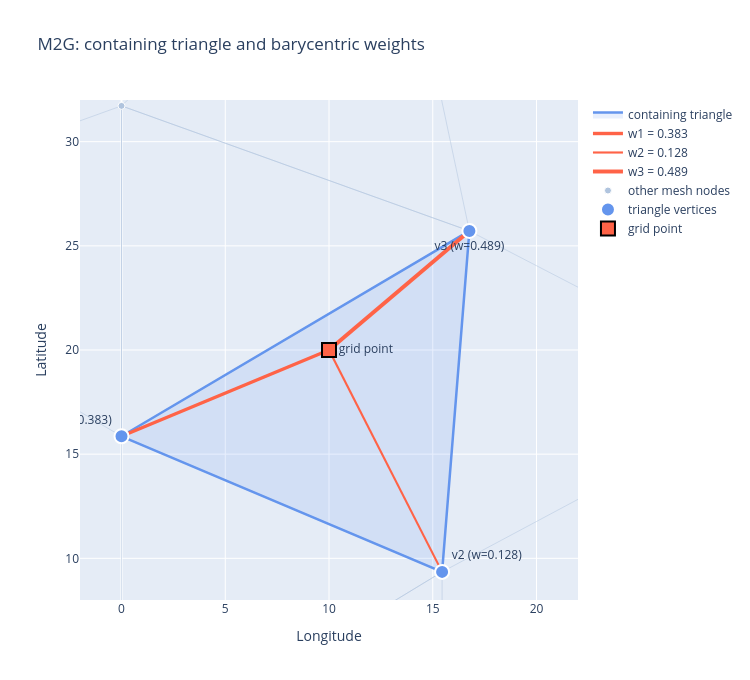

Notebook cell for this chart:
### Markdown cell above
### 5. Mesh-to-grid connectivity (M2G) - containing triangle and barycentric weights

For M2G, each grid point is connected to the **3 vertices of its containing mesh triangle**.
The edge weights are the barycentric coordinates of the grid point with respect to that triangle -
they are non-negative, sum to 1, and encode a linear interpolation from mesh to grid.

The plot below shows a single grid point, its containing triangle (blue), and the three weighted
edges (thicker = larger weight).

### Code cell
vertices, faces = generate_icosahedral_mesh(refinement_level=REFINEMENT)
lat_lon_mesh = cartesian_to_lat_lon(vertices)
lat_m, lon_m = lat_lon_mesh[:, 0], lat_lon_mesh[:, 1]

target_lat, target_lon = 20.0, 10.0
target_xyz = lat_lon_to_cartesian(np.array([target_lat]), np.array([target_lon]))

# Find the containing triangle via nearest face centroids
face_centroids = vertices[faces].mean(axis=1)
face_centroids /= np.linalg.norm(face_centroids, axis=1, keepdims=True)
tree = cKDTree(face_centroids)

_, near = tree.query(target_xyz, k=8)
containing_face, bary = None, None
for fi in near[0]:
    v1, v2, v3 = faces[fi]
    w = barycentric_coordinates(target_xyz[0], vertices[v1], vertices[v2], vertices[v3])
    if w is not None and w.min() >= -1e-6:
        containing_face, bary = fi, w / w.sum()
        break

if containing_face is None:  # fallback: closest centroid
    containing_face = near[0][0]
    v1, v2, v3 = faces[containing_face]
    bary = barycentric_coordinates(
        target_xyz[0], vertices[v1], vertices[v2], vertices[v3]
    )
    bary = np.clip(bary, 0, None)
    bary /= bary.sum()

tri_verts = list(faces[containing_face])
tri_lats, tri_lons = lat_m[tri_verts], lon_m[tri_verts]

# Context triangles for background
_, nearby = tree.query(face_centroids[containing_face : containing_face + 1], k=7)
context_nodes = set()
for fi in nearby[0]:
    for ni in faces[fi]:
        context_nodes.add(ni)
context_nodes -= set(tri_verts)

fig = go.Figure()
for fi in nearby[0]:
    if fi == containing_face:
        continue
    fv = faces[fi]
    flats, flons = lat_m[fv], lon_m[fv]
    if np.max(flons) - np.min(flons) > 90:
        continue
    fig.add_trace(
        go.Scatter(
            x=list(flons) + [flons[0]],
            y=list(flats) + [flats[0]],
            mode="lines",
            line=dict(color="lightsteelblue", width=1),
            opacity=0.5,
            showlegend=False,
            hoverinfo="skip",
        )
    )

fig.add_trace(
    go.Scatter(
        x=list(tri_lons) + [tri_lons[0]],
        y=list(tri_lats) + [tri_lats[0]],
        mode="lines",
        fill="toself",
        fillcolor="rgba(100,149,237,0.15)",
        line=dict(color="cornflowerblue", width=2.5),
        name="containing triangle",
    )
)
for vi, (node_idx, w) in enumerate(zip(tri_verts, bary)):
    fig.add_trace(
        go.Scatter(
            x=[target_lon, lon_m[node_idx]],
            y=[target_lat, lat_m[node_idx]],
            mode="lines",
            line=dict(color="tomato", width=1.5 + 5.0 * float(w)),
            name=f"w{vi+1} = {w:.3f}",
        )
    )
fig.add_trace(
    go.Scatter(
        x=lon_m[list(context_nodes)],
        y=lat_m[list(context_nodes)],
        mode="markers",
        marker=dict(size=7, color="lightsteelblue", line=dict(color="white", width=1)),
        name="other mesh nodes",
    )
)
fig.add_trace(
    go.Scatter(
        x=tri_lons,
        y=tri_lats,
        mode="markers+text",
        marker=dict(size=14, color="cornflowerblue", line=dict(color="white", width=2)),
        text=[f"v{i+1} (w={bary[i]:.3f})" for i in range(3)],
        textposition=["top left", "top right", "bottom center"],
        textfont=dict(size=12),
        name="triangle vertices",
    )
)
fig.add_trace(
    go.Scatter(
        x=[target_lon],
        y=[target_lat],
        mode="markers+text",
        marker=dict(
            size=14, color="tomato", symbol="square", line=dict(color="black", width=2)
        ),
        text=["grid point"],
        textposition="middle right",
        name="grid point",
    )
)
pad = 12
fig.update_layout(
    title="M2G: containing triangle and barycentric weights",
    xaxis_title="Longitude",
    yaxis_title="Latitude",
    xaxis=dict(range=[target_lon - pad, target_lon + pad]),
    yaxis=dict(range=[target_lat - pad, target_lat + pad]),
    width=750,
    height=680,
)
fig.show()
print(f"Barycentric weights: {bary}  (sum = {bary.sum():.6f})")

### Figure 1 — Plotly figure (JSON) as saved in the notebook; plotly's stock layout.template omitted (floating-point values rounded to 4 significant figures)
{"data": [{"hoverinfo": "skip", "line": {"color": "lightsteelblue", "width": 1}, "mode": "lines", "opacity": 0.5, "showlegend": false, "type": "scatter", "x": [0, 0, 16.77, 0], "y": [31.72, 15.86, 25.71, 31.72]}, {"hoverinfo": "skip", "line": {"color": "lightsteelblue", "width": 1}, "mode": "lines", "opacity": 0.5, "showlegend": false, "type": "scatter", "x": [16.77, 15.45, 31.72, 16.77], "y": [25.71, 9.35, 18.0, 25.71]}, {"hoverinfo": "skip", "line": {"color": "lightsteelblue", "width": 1}, "mode": "lines", "opacity": 0.5, "showlegend": false, "type": "scatter", "x": [0, 0, 15.45, 0], "y": [15.86, 0, 9.35, 15.86]}, {"hoverinfo": "skip", "line": {"color": "lightsteelblue", "width": 1}, "mode": "lines", "opacity": 0.5, "showlegend": false, "type": "scatter", "x": [16.77, 12.89, 0, 16.77], "y": [25.71, 43.93, 31.72, 25.71]}, {"hoverinfo": "skip", "line": {"color": "lightsteelblue", "width": 1}, "mode": "lines", "opacity": 0.5, "showlegend": false, "type": "scatter", "x": [-16.77, 0, 0, -16.77], "y": [25.71, 15.86, 31.72, 25.71]}, {"hoverinfo": "skip", "line": {"color": "lightsteelblue", "width": 1}, "mode": "lines", "opacity": 0.5, "showlegend": false, "type": "scatter", "x": [0, 15.45, 15.45, 0], "y": [0, -9.35, 9.35, 0]}, {"fill": "toself", "fillcolor": "rgba(100,149,237,0.15)", "line": {"color": "cornflowerblue", "width": 2.5}, "mode": "lines", "name": "containing triangle", "type": "scatter", "x": [0, 15.45, 16.77, 0], "y": [15.86, 9.35, 25.71, 15.86]}, {"line": {"color": "tomato", "width": 3.414}, "mode": "lines", "name": "w1 = 0.383", "type": "scatter", "x": [10, 0], "y": [20, 15.86]}, {"line": {"color": "tomato", "width": 2.14}, "mode": "lines", "name": "w2 = 0.128", "type": "scatter", "x": [10, 15.45], "y": [20, 9.35]}, {"line": {"color": "tomato", "width": 3.945}, "mode": "lines", "name": "w3 = 0.489", "type": "scatter", "x": [10, 16.77], "y": [20, 25.71]}, {"marker": {"color": "lightsteelblue", "line": {"color": "white", "width": 1}, "size": 7}, "mode": "markers", "name": "other mesh nodes", "type": "scatter", "x": [0.0, -16.77, 0.0, 12.89, 15.45, 31.72], "y": [0.0, 25.71, 31.72, 43.93, -9.35, 18.0]}, {"marker": {"color": "cornflowerblue", "line": {"color": "white", "width": 2}, "size": 14}, "mode": "markers+text", "name": "triangle vertices", "text": ["v1 (w=0.383)", "v2 (w=0.128)", "v3 (w=0.489)"], "textfont": {"size": 12}, "textposition": ["top left", "top right", "bottom center"], "type": "scatter", "x": [0.0, 15.45, 16.77], "y": [15.86, 9.35, 25.71]}, {"marker": {"color": "tomato", "line": {"color": "black", "width": 2}, "size": 14, "symbol": "square"}, "mode": "markers+text", "name": "grid point", "text": ["grid point"], "textposition": "middle right", "type": "scatter", "x": [10], "y": [20]}], "layout": {"height": 680, "title": {"text": "M2G: containing triangle and barycentric weights"}, "width": 750, "xaxis": {"range": [-2, 22], "title": {"text": "Longitude"}}, "yaxis": {"range": [8, 32], "title": {"text": "Latitude"}}}}
